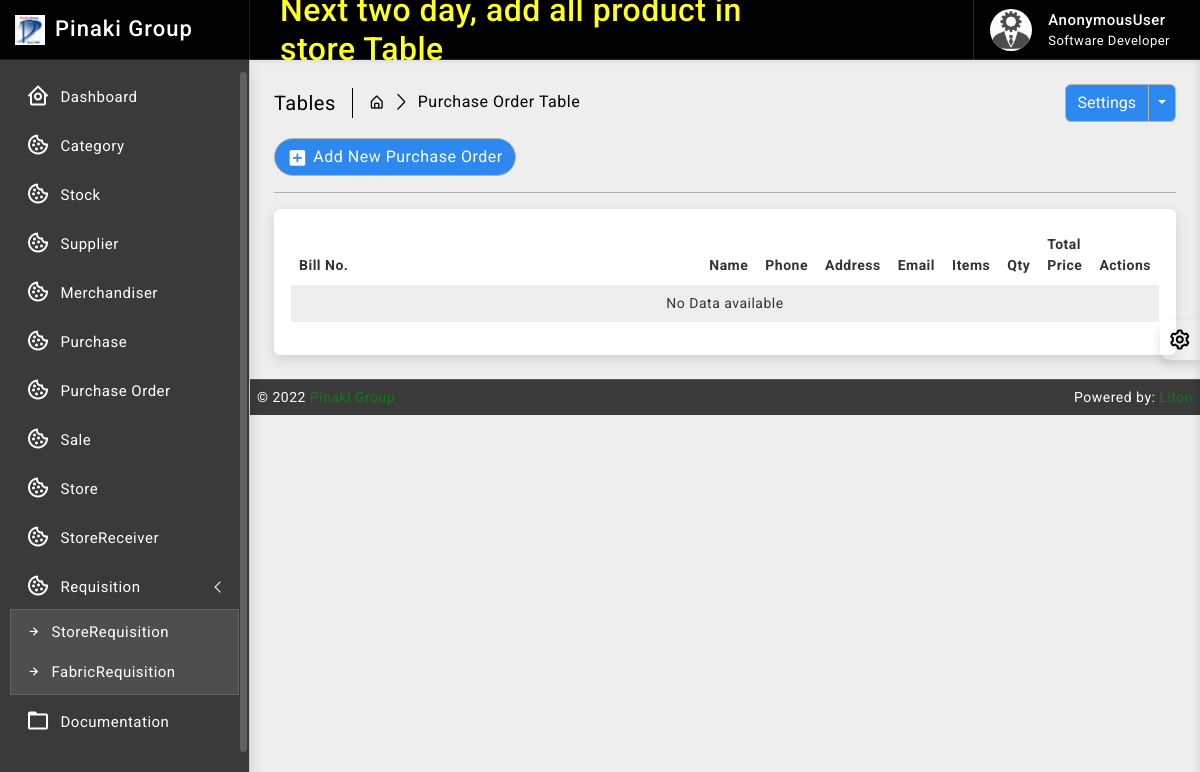
/purchase_order/, run on an earlier commit of the app's database.
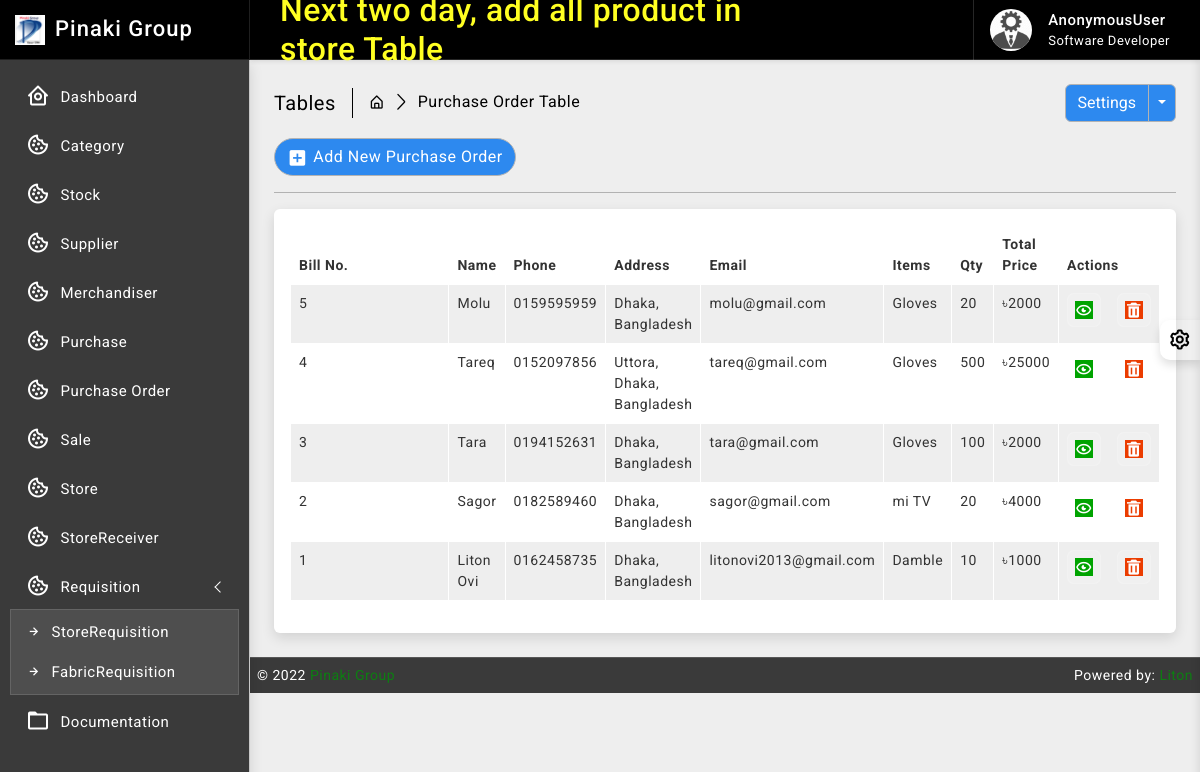
And on a later commit of the database.
### purchase_order/models.py (models this page shows, shortened)
class PurchasesBill(models.Model):
    billno = models.AutoField(primary_key=True)
    time = models.DateTimeField(auto_now=True)
    name = models.CharField(max_length=150)
    phone = models.CharField(max_length=12)
    address = models.CharField(max_length=200)
    email = models.EmailField(max_length=254)
    def get_items_list(self):
        return PurchasesItem.objects.filter(billno=self)
    def get_total_price(self):
        purchaseitems = PurchasesItem.objects.filter(billno=self)
        total = 0
        for item in purchaseitems:
            total = total + item.totalprice
        return total

class PurchasesItem(models.Model):
    billno = models.ForeignKey(PurchasesBill, on_delete = models.CASCADE, related_name='purchasesbillno')
    stock = models.ForeignKey(Stock, on_delete = models.CASCADE, related_name='purchasesitem')
    quantity = models.IntegerField(default=1)
    unit_price = models.IntegerField(default=1)
    totalprice = models.IntegerField(default=1)

### stock/models.py (models this page shows, shortened)
class Stock(models.Model):
    id = models.AutoField(primary_key=True)
    category = models.ForeignKey(Category, on_delete=models.CASCADE, blank=False)
    name = models.CharField(max_length=30, unique=True)
    quantity = models.IntegerField(default=1)
    is_deleted = models.BooleanField(default=False)

### purchase_order/views.py (the view)
# urls.py: path('', views.PurchasesView.as_view(), name='pur_read'),
class PurchasesView(ListView):
    model = PurchasesBill
    template_name = 'purchase_order/read.html'
    context_object_name = 'bills'
    ordering = ['-time']

### templates/purchase_order/read.html (shortened to what this page needs)
{% extends 'base/base.html' %}
{% block body %}
{% load static %}
		<div class="page-wrapper">
			<div class="page-content">
				<div class="page-breadcrumb d-none d-sm-flex align-items-center mb-3">
					<div class="breadcrumb-title pe-3">Tables</div>
					<div class="ps-3">
						<nav aria-label="breadcrumb">
							<ol class="breadcrumb mb-0 p-0">
								<li class="breadcrumb-item"><a href="#"><i class="bx bx-home-alt"></i></a>
								</li>
								<li class="breadcrumb-item active" aria-current="page">Purchase Order Table</li>
							</ol>
						</nav>
					</div>
					<div class="ms-auto">
						<div class="btn-group">
							<button type="button" class="btn btn-light">Settings</button>
							<button type="button" class="btn btn-light dropdown-toggle dropdown-toggle-split" data-bs-toggle="dropdown">	<span class="visually-hidden">Toggle Dropdown</span>
							</button>
						</div>
					</div>
				</div>
                <div class="ms-auto"><a href="/purchase_order/create/" class="btn btn-light radius-30 mt-2 mt-lg-0"><i class="bx bxs-plus-square"></i>Add New Purchase Order</a></div>
				<hr/>
				<div class="card">
					<div class="card-body">
						<div class="table-responsive">
							<table id="example2" class="table table-striped table-bordered">
								<thead>
									<tr>
										<th>Bill No.</th>
										<th>Name</th>
                                        <th>Phone</th>
                                        <th>Address</th>
                                        <th>Email</th>
                                        <th>Items</th>
                                        <th>Qty</th>
                                        <th>Total Price</th>
										<th>Actions</th>
									</tr>
								</thead>
								<tbody>
									{% for data in bills %}
									<tr>
                                        <td> <p>{{ data.billno }}</p> </td>
                                        <td>{{ data.name }}</td>
                                        <td>{{ data.phone }}</td>
                                        <td>{{ data.address }}</td>
                                        <td>{{ data.email }}</td>
                                        <td>
                                            {% for item in data.get_items_list %}
                                                {{ item.stock.name }} <br>
                                            {% endfor %}
                                        </td>
                                        <td>
                                            {% for item in data.get_items_list %}
                                                {{ item.quantity }} <br>
                                            {% endfor %}
                                        </td>
                                        <td>৳{{ data.get_total_price }}</td>
									   <td class="center">
										<div class="d-flex order-actions">
											<a class="success" href="{% url 'pur_bill' data.billno %}">
												<i class="fadeIn animated bx bx-show-alt"></i>
											</a>
											<a class="ms-3" href="{% url 'purchase_delete' data.billno %}" onclick="return confirm('Are you sure?');">
												<i class='bx bxs-trash'></i>
											</a>
										</div>
									   </td>
									</tr>
								 {% endfor %}
								 {% if not bills %}
								 <tr>
									 <td colspan="10" class="text-center">No Data available</td>
								 </tr>
								 {% endif %}
								</tbody>
							</table>
						</div>
					</div>
				</div>
			</div>
		</div>
{% endblock body %}

What changed in the data, as far as the page shows it:
added PurchasesBill: billno "5", name "Molu", phone "0159595959", address "Dhaka, Bangladesh", email "molu@gmail.com", get_total_price "2000"
added PurchasesItem: stock.name "Gloves", quantity "20"
added PurchasesBill: billno "4", name "Tareq", phone "0152097856", address "Uttora, Dhaka, Bangladesh", email "tareq@gmail.com", get_total_price "25000"
added PurchasesItem: stock.name "Gloves", quantity "500"
added PurchasesBill: billno "3", name "Tara", phone "0194152631", address "Dhaka, Bangladesh", email "tara@gmail.com", get_total_price "2000"
added PurchasesItem: stock.name "Gloves", quantity "100"
added PurchasesBill: billno "2", name "Sagor", phone "0182589460", address "Dhaka, Bangladesh", email "sagor@gmail.com", get_total_price "4000"
added PurchasesItem: stock.name "mi TV", quantity "20"
added PurchasesBill: billno "1", name "Liton Ovi", phone "0162458735", address "Dhaka, Bangladesh", email "litonovi2013@gmail.com", get_total_price "1000"
added PurchasesItem: stock.name "Damble", quantity "10"
Also different on the page:
text no longer shown: "No Data available"
